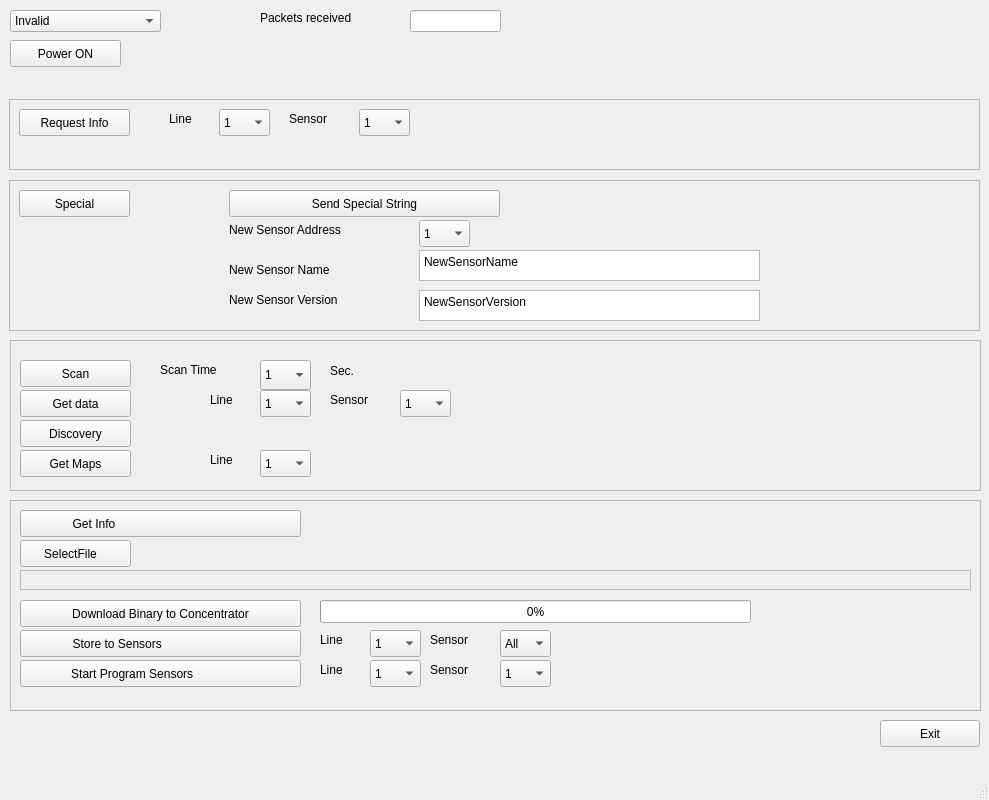
<?xml version="1.0" encoding="UTF-8"?>
<ui version="4.0">
 <class>ConcentratorWindow</class>
 <widget class="QMainWindow" name="ConcentratorWindow">
  <property name="geometry">
   <rect>
    <x>0</x>
    <y>0</y>
    <width>989</width>
    <height>800</height>
   </rect>
  </property>
  <property name="windowTitle">
   <string>ConcentratorWindow</string>
  </property>
  <widget class="QWidget" name="centralwidget">
   <widget class="QComboBox" name="Port_comboBox">
    <property name="geometry">
     <rect>
      <x>10</x>
      <y>10</y>
      <width>151</width>
      <height>22</height>
     </rect>
    </property>
    <property name="currentText">
     <string>Invalid</string>
    </property>
    <item>
     <property name="text">
      <string>Invalid</string>
     </property>
    </item>
    <item>
     <property name="text">
      <string>/dev/ttyACM0</string>
     </property>
    </item>
    <item>
     <property name="text">
      <string>/dev/ttyACM1</string>
     </property>
    </item>
    <item>
     <property name="text">
      <string>COM4</string>
     </property>
    </item>
    <item>
     <property name="text">
      <string>COM5</string>
     </property>
    </item>
    <item>
     <property name="text">
      <string>COM6</string>
     </property>
    </item>
    <item>
     <property name="text">
      <string>COM7</string>
     </property>
    </item>
    <item>
     <property name="text">
      <string>COM8</string>
     </property>
    </item>
    <item>
     <property name="text">
      <string>COM9</string>
     </property>
    </item>
    <item>
     <property name="text">
      <string>COM10</string>
     </property>
    </item>
   </widget>
   <widget class="QLabel" name="Comm_label">
    <property name="geometry">
     <rect>
      <x>170</x>
      <y>10</y>
      <width>22</width>
      <height>22</height>
     </rect>
    </property>
    <property name="text">
     <string/>
    </property>
    <property name="pixmap">
     <pixmap resource="concentrator.qrc">:/ledred.png</pixmap>
    </property>
    <property name="scaledContents">
     <bool>true</bool>
    </property>
   </widget>
   <widget class="QLabel" name="RX_label">
    <property name="enabled">
     <bool>true</bool>
    </property>
    <property name="geometry">
     <rect>
      <x>520</x>
      <y>10</y>
      <width>22</width>
      <height>22</height>
     </rect>
    </property>
    <property name="text">
     <string/>
    </property>
    <property name="pixmap">
     <pixmap resource="concentrator.qrc">:/ledred.png</pixmap>
    </property>
    <property name="scaledContents">
     <bool>true</bool>
    </property>
   </widget>
   <widget class="QLineEdit" name="PacketsReceived_lineEdit">
    <property name="geometry">
     <rect>
      <x>410</x>
      <y>10</y>
      <width>91</width>
      <height>22</height>
     </rect>
    </property>
   </widget>
   <widget class="QLabel" name="label">
    <property name="geometry">
     <rect>
      <x>260</x>
      <y>10</y>
      <width>141</width>
      <height>16</height>
     </rect>
    </property>
    <property name="text">
     <string>Packets received</string>
    </property>
   </widget>
   <widget class="QPushButton" name="Exit_pushButton">
    <property name="geometry">
     <rect>
      <x>880</x>
      <y>720</y>
      <width>100</width>
      <height>27</height>
     </rect>
    </property>
    <property name="text">
     <string>Exit</string>
    </property>
   </widget>
   <widget class="QPushButton" name="PowerON_pushButton">
    <property name="geometry">
     <rect>
      <x>10</x>
      <y>40</y>
      <width>111</width>
      <height>27</height>
     </rect>
    </property>
    <property name="text">
     <string>Power ON</string>
    </property>
   </widget>
   <widget class="QLabel" name="Power_label">
    <property name="geometry">
     <rect>
      <x>170</x>
      <y>40</y>
      <width>22</width>
      <height>22</height>
     </rect>
    </property>
    <property name="text">
     <string/>
    </property>
    <property name="pixmap">
     <pixmap resource="concentrator.qrc">:/ledred.png</pixmap>
    </property>
    <property name="scaledContents">
     <bool>true</bool>
    </property>
   </widget>
   <widget class="QFrame" name="program_frame">
    <property name="geometry">
     <rect>
      <x>10</x>
      <y>500</y>
      <width>971</width>
      <height>211</height>
     </rect>
    </property>
    <property name="frameShape">
     <enum>QFrame::StyledPanel</enum>
    </property>
    <property name="frameShadow">
     <enum>QFrame::Sunken</enum>
    </property>
    <widget class="QLabel" name="SensorInFlash_label">
     <property name="geometry">
      <rect>
       <x>750</x>
       <y>130</y>
       <width>22</width>
       <height>22</height>
      </rect>
     </property>
     <property name="text">
      <string/>
     </property>
     <property name="pixmap">
      <pixmap resource="concentrator.qrc">:/ledgreen.png</pixmap>
     </property>
     <property name="scaledContents">
      <bool>true</bool>
     </property>
    </widget>
    <widget class="QProgressBar" name="download_progressBar">
     <property name="geometry">
      <rect>
       <x>310</x>
       <y>100</y>
       <width>431</width>
       <height>23</height>
      </rect>
     </property>
     <property name="value">
      <number>0</number>
     </property>
    </widget>
    <widget class="QLabel" name="label_3">
     <property name="geometry">
      <rect>
       <x>420</x>
       <y>130</y>
       <width>61</width>
       <height>19</height>
      </rect>
     </property>
     <property name="text">
      <string>Sensor</string>
     </property>
    </widget>
    <widget class="QPushButton" name="GetInfo_pushButton">
     <property name="geometry">
      <rect>
       <x>10</x>
       <y>10</y>
       <width>281</width>
       <height>27</height>
      </rect>
     </property>
     <property name="text">
      <string>Get Info                                        </string>
     </property>
    </widget>
    <widget class="QPushButton" name="DownloadBinary_pushButton">
     <property name="geometry">
      <rect>
       <x>10</x>
       <y>100</y>
       <width>281</width>
       <height>27</height>
      </rect>
     </property>
     <property name="text">
      <string>Download Binary to Concentrator</string>
     </property>
    </widget>
    <widget class="QLabel" name="Flashing_label">
     <property name="geometry">
      <rect>
       <x>750</x>
       <y>100</y>
       <width>22</width>
       <height>22</height>
      </rect>
     </property>
     <property name="text">
      <string/>
     </property>
     <property name="pixmap">
      <pixmap resource="concentrator.qrc">:/ledgreen.png</pixmap>
     </property>
     <property name="scaledContents">
      <bool>true</bool>
     </property>
    </widget>
    <widget class="QComboBox" name="Sensor_comboBox">
     <property name="geometry">
      <rect>
       <x>490</x>
       <y>130</y>
       <width>51</width>
       <height>27</height>
      </rect>
     </property>
     <item>
      <property name="text">
       <string>All</string>
      </property>
     </item>
     <item>
      <property name="text">
       <string>1</string>
      </property>
     </item>
     <item>
      <property name="text">
       <string>2</string>
      </property>
     </item>
     <item>
      <property name="text">
       <string>3</string>
      </property>
     </item>
     <item>
      <property name="text">
       <string>4</string>
      </property>
     </item>
     <item>
      <property name="text">
       <string>5</string>
      </property>
     </item>
     <item>
      <property name="text">
       <string>6</string>
      </property>
     </item>
     <item>
      <property name="text">
       <string>7</string>
      </property>
     </item>
     <item>
      <property name="text">
       <string>8</string>
      </property>
     </item>
     <item>
      <property name="text">
       <string>9</string>
      </property>
     </item>
     <item>
      <property name="text">
       <string>10</string>
      </property>
     </item>
     <item>
      <property name="text">
       <string>11</string>
      </property>
     </item>
     <item>
      <property name="text">
       <string>12</string>
      </property>
     </item>
    </widget>
    <widget class="QPushButton" name="StoreToSensors_pushButton">
     <property name="geometry">
      <rect>
       <x>10</x>
       <y>130</y>
       <width>281</width>
       <height>27</height>
      </rect>
     </property>
     <property name="text">
      <string>Store to Sensors                          </string>
     </property>
    </widget>
    <widget class="QLabel" name="label_2">
     <property name="geometry">
      <rect>
       <x>310</x>
       <y>130</y>
       <width>51</width>
       <height>19</height>
      </rect>
     </property>
     <property name="text">
      <string>Line</string>
     </property>
    </widget>
    <widget class="QPushButton" name="StartProgramSensors_pushButton">
     <property name="geometry">
      <rect>
       <x>10</x>
       <y>160</y>
       <width>281</width>
       <height>27</height>
      </rect>
     </property>
     <property name="text">
      <string>Start Program Sensors                 </string>
     </property>
    </widget>
    <widget class="QComboBox" name="Line_comboBox">
     <property name="geometry">
      <rect>
       <x>360</x>
       <y>130</y>
       <width>51</width>
       <height>27</height>
      </rect>
     </property>
     <item>
      <property name="text">
       <string>1</string>
      </property>
     </item>
     <item>
      <property name="text">
       <string>2</string>
      </property>
     </item>
     <item>
      <property name="text">
       <string>3</string>
      </property>
     </item>
     <item>
      <property name="text">
       <string>4</string>
      </property>
     </item>
    </widget>
    <widget class="QPushButton" name="SelectFile_pushButton">
     <property name="geometry">
      <rect>
       <x>10</x>
       <y>40</y>
       <width>111</width>
       <height>27</height>
      </rect>
     </property>
     <property name="text">
      <string>SelectFile   </string>
     </property>
    </widget>
    <widget class="QLabel" name="label_FILE">
     <property name="geometry">
      <rect>
       <x>10</x>
       <y>70</y>
       <width>951</width>
       <height>20</height>
      </rect>
     </property>
     <property name="frameShape">
      <enum>QFrame::StyledPanel</enum>
     </property>
     <property name="frameShadow">
      <enum>QFrame::Sunken</enum>
     </property>
     <property name="text">
      <string/>
     </property>
    </widget>
    <widget class="QLabel" name="label_9">
     <property name="geometry">
      <rect>
       <x>420</x>
       <y>160</y>
       <width>61</width>
       <height>19</height>
      </rect>
     </property>
     <property name="text">
      <string>Sensor</string>
     </property>
    </widget>
    <widget class="QLabel" name="label_10">
     <property name="geometry">
      <rect>
       <x>310</x>
       <y>160</y>
       <width>51</width>
       <height>19</height>
      </rect>
     </property>
     <property name="text">
      <string>Line</string>
     </property>
    </widget>
    <widget class="QComboBox" name="ProgramLine_comboBox">
     <property name="geometry">
      <rect>
       <x>360</x>
       <y>160</y>
       <width>51</width>
       <height>27</height>
      </rect>
     </property>
     <item>
      <property name="text">
       <string>1</string>
      </property>
     </item>
     <item>
      <property name="text">
       <string>2</string>
      </property>
     </item>
     <item>
      <property name="text">
       <string>3</string>
      </property>
     </item>
     <item>
      <property name="text">
       <string>4</string>
      </property>
     </item>
     <item>
      <property name="text">
       <string>All</string>
      </property>
     </item>
    </widget>
    <widget class="QComboBox" name="ProgramSensor_comboBox">
     <property name="geometry">
      <rect>
       <x>490</x>
       <y>160</y>
       <width>51</width>
       <height>27</height>
      </rect>
     </property>
     <item>
      <property name="text">
       <string>1</string>
      </property>
     </item>
     <item>
      <property name="text">
       <string>2</string>
      </property>
     </item>
     <item>
      <property name="text">
       <string>3</string>
      </property>
     </item>
     <item>
      <property name="text">
       <string>4</string>
      </property>
     </item>
     <item>
      <property name="text">
       <string>5</string>
      </property>
     </item>
     <item>
      <property name="text">
       <string>6</string>
      </property>
     </item>
     <item>
      <property name="text">
       <string>7</string>
      </property>
     </item>
     <item>
      <property name="text">
       <string>8</string>
      </property>
     </item>
     <item>
      <property name="text">
       <string>9</string>
      </property>
     </item>
     <item>
      <property name="text">
       <string>10</string>
      </property>
     </item>
     <item>
      <property name="text">
       <string>11</string>
      </property>
     </item>
     <item>
      <property name="text">
       <string>12</string>
      </property>
     </item>
     <item>
      <property name="text">
       <string>All</string>
      </property>
     </item>
    </widget>
   </widget>
   <widget class="QFrame" name="data_frame">
    <property name="geometry">
     <rect>
      <x>10</x>
      <y>340</y>
      <width>971</width>
      <height>151</height>
     </rect>
    </property>
    <property name="frameShape">
     <enum>QFrame::StyledPanel</enum>
    </property>
    <property name="frameShadow">
     <enum>QFrame::Sunken</enum>
    </property>
    <widget class="QComboBox" name="setScanTime_comboBox">
     <property name="geometry">
      <rect>
       <x>250</x>
       <y>20</y>
       <width>51</width>
       <height>30</height>
      </rect>
     </property>
     <property name="currentText">
      <string>1</string>
     </property>
     <property name="currentIndex">
      <number>0</number>
     </property>
     <item>
      <property name="text">
       <string>1</string>
      </property>
     </item>
     <item>
      <property name="text">
       <string>2</string>
      </property>
     </item>
     <item>
      <property name="text">
       <string>3</string>
      </property>
     </item>
     <item>
      <property name="text">
       <string>4</string>
      </property>
     </item>
     <item>
      <property name="text">
       <string>5</string>
      </property>
     </item>
    </widget>
    <widget class="QLabel" name="label_8">
     <property name="geometry">
      <rect>
       <x>320</x>
       <y>50</y>
       <width>61</width>
       <height>19</height>
      </rect>
     </property>
     <property name="text">
      <string>Sensor</string>
     </property>
    </widget>
    <widget class="QPushButton" name="Discovery_pushButton">
     <property name="geometry">
      <rect>
       <x>10</x>
       <y>80</y>
       <width>111</width>
       <height>27</height>
      </rect>
     </property>
     <property name="text">
      <string>Discovery</string>
     </property>
    </widget>
    <widget class="QComboBox" name="GetMapLine_comboBox">
     <property name="geometry">
      <rect>
       <x>250</x>
       <y>110</y>
       <width>51</width>
       <height>27</height>
      </rect>
     </property>
     <item>
      <property name="text">
       <string>1</string>
      </property>
     </item>
     <item>
      <property name="text">
       <string>2</string>
      </property>
     </item>
     <item>
      <property name="text">
       <string>3</string>
      </property>
     </item>
     <item>
      <property name="text">
       <string>4</string>
      </property>
     </item>
    </widget>
    <widget class="QLabel" name="sec_scan_label">
     <property name="geometry">
      <rect>
       <x>320</x>
       <y>20</y>
       <width>51</width>
       <height>22</height>
      </rect>
     </property>
     <property name="text">
      <string>Sec.</string>
     </property>
    </widget>
    <widget class="QComboBox" name="GetDataSensor_comboBox">
     <property name="geometry">
      <rect>
       <x>390</x>
       <y>50</y>
       <width>51</width>
       <height>27</height>
      </rect>
     </property>
     <item>
      <property name="text">
       <string>1</string>
      </property>
     </item>
     <item>
      <property name="text">
       <string>2</string>
      </property>
     </item>
     <item>
      <property name="text">
       <string>3</string>
      </property>
     </item>
     <item>
      <property name="text">
       <string>4</string>
      </property>
     </item>
     <item>
      <property name="text">
       <string>5</string>
      </property>
     </item>
     <item>
      <property name="text">
       <string>6</string>
      </property>
     </item>
     <item>
      <property name="text">
       <string>7</string>
      </property>
     </item>
     <item>
      <property name="text">
       <string>8</string>
      </property>
     </item>
     <item>
      <property name="text">
       <string>9</string>
      </property>
     </item>
     <item>
      <property name="text">
       <string>10</string>
      </property>
     </item>
     <item>
      <property name="text">
       <string>11</string>
      </property>
     </item>
     <item>
      <property name="text">
       <string>12</string>
      </property>
     </item>
     <item>
      <property name="text">
       <string>13</string>
      </property>
     </item>
     <item>
      <property name="text">
       <string>14</string>
      </property>
     </item>
     <item>
      <property name="text">
       <string>15</string>
      </property>
     </item>
     <item>
      <property name="text">
       <string>16</string>
      </property>
     </item>
    </widget>
    <widget class="QPushButton" name="GetMap_pushButton">
     <property name="geometry">
      <rect>
       <x>10</x>
       <y>110</y>
       <width>111</width>
       <height>27</height>
      </rect>
     </property>
     <property name="text">
      <string>Get Maps</string>
     </property>
    </widget>
    <widget class="QPushButton" name="Scan_pushButton">
     <property name="geometry">
      <rect>
       <x>10</x>
       <y>20</y>
       <width>111</width>
       <height>27</height>
      </rect>
     </property>
     <property name="text">
      <string>Scan</string>
     </property>
    </widget>
    <widget class="QLabel" name="label_7">
     <property name="geometry">
      <rect>
       <x>200</x>
       <y>50</y>
       <width>41</width>
       <height>19</height>
      </rect>
     </property>
     <property name="text">
      <string>Line</string>
     </property>
    </widget>
    <widget class="QLabel" name="label_6">
     <property name="geometry">
      <rect>
       <x>200</x>
       <y>110</y>
       <width>41</width>
       <height>19</height>
      </rect>
     </property>
     <property name="text">
      <string>Line</string>
     </property>
    </widget>
    <widget class="QPushButton" name="GetData_pushButton">
     <property name="geometry">
      <rect>
       <x>10</x>
       <y>50</y>
       <width>111</width>
       <height>27</height>
      </rect>
     </property>
     <property name="text">
      <string>Get data</string>
     </property>
    </widget>
    <widget class="QComboBox" name="GetDataLine_comboBox">
     <property name="geometry">
      <rect>
       <x>250</x>
       <y>50</y>
       <width>51</width>
       <height>27</height>
      </rect>
     </property>
     <item>
      <property name="text">
       <string>1</string>
      </property>
     </item>
     <item>
      <property name="text">
       <string>2</string>
      </property>
     </item>
     <item>
      <property name="text">
       <string>3</string>
      </property>
     </item>
     <item>
      <property name="text">
       <string>4</string>
      </property>
     </item>
    </widget>
    <widget class="QLabel" name="scantime_label">
     <property name="geometry">
      <rect>
       <x>150</x>
       <y>20</y>
       <width>91</width>
       <height>20</height>
      </rect>
     </property>
     <property name="text">
      <string>Scan Time</string>
     </property>
    </widget>
   </widget>
   <widget class="QFrame" name="frame">
    <property name="geometry">
     <rect>
      <x>9</x>
      <y>180</y>
      <width>971</width>
      <height>151</height>
     </rect>
    </property>
    <property name="frameShape">
     <enum>QFrame::StyledPanel</enum>
    </property>
    <property name="frameShadow">
     <enum>QFrame::Raised</enum>
    </property>
    <widget class="QPushButton" name="Special_pushButton">
     <property name="geometry">
      <rect>
       <x>10</x>
       <y>10</y>
       <width>111</width>
       <height>27</height>
      </rect>
     </property>
     <property name="text">
      <string>Special</string>
     </property>
    </widget>
    <widget class="QLabel" name="Special_label">
     <property name="geometry">
      <rect>
       <x>130</x>
       <y>10</y>
       <width>22</width>
       <height>22</height>
      </rect>
     </property>
     <property name="text">
      <string/>
     </property>
     <property name="pixmap">
      <pixmap resource="concentrator.qrc">:/ledred.png</pixmap>
     </property>
     <property name="scaledContents">
      <bool>true</bool>
     </property>
    </widget>
    <widget class="QPushButton" name="SpecialString_pushButton">
     <property name="geometry">
      <rect>
       <x>220</x>
       <y>10</y>
       <width>271</width>
       <height>27</height>
      </rect>
     </property>
     <property name="text">
      <string>Send Special String</string>
     </property>
    </widget>
    <widget class="QLabel" name="label_11">
     <property name="geometry">
      <rect>
       <x>220</x>
       <y>40</y>
       <width>171</width>
       <height>19</height>
      </rect>
     </property>
     <property name="text">
      <string>New Sensor Address</string>
     </property>
    </widget>
    <widget class="QComboBox" name="NewSensorAddress_comboBox">
     <property name="geometry">
      <rect>
       <x>410</x>
       <y>40</y>
       <width>51</width>
       <height>27</height>
      </rect>
     </property>
     <item>
      <property name="text">
       <string>1</string>
      </property>
     </item>
     <item>
      <property name="text">
       <string>2</string>
      </property>
     </item>
     <item>
      <property name="text">
       <string>3</string>
      </property>
     </item>
     <item>
      <property name="text">
       <string>4</string>
      </property>
     </item>
     <item>
      <property name="text">
       <string>5</string>
      </property>
     </item>
     <item>
      <property name="text">
       <string>6</string>
      </property>
     </item>
     <item>
      <property name="text">
       <string>7</string>
      </property>
     </item>
     <item>
      <property name="text">
       <string>8</string>
      </property>
     </item>
     <item>
      <property name="text">
       <string>9</string>
      </property>
     </item>
     <item>
      <property name="text">
       <string>10</string>
      </property>
     </item>
     <item>
      <property name="text">
       <string>11</string>
      </property>
     </item>
     <item>
      <property name="text">
       <string>12</string>
      </property>
     </item>
     <item>
      <property name="text">
       <string>13</string>
      </property>
     </item>
     <item>
      <property name="text">
       <string>14</string>
      </property>
     </item>
     <item>
      <property name="text">
       <string>15</string>
      </property>
     </item>
     <item>
      <property name="text">
       <string>16</string>
      </property>
     </item>
    </widget>
    <widget class="QLabel" name="label_12">
     <property name="geometry">
      <rect>
       <x>220</x>
       <y>80</y>
       <width>171</width>
       <height>19</height>
      </rect>
     </property>
     <property name="text">
      <string>New Sensor Name</string>
     </property>
    </widget>
    <widget class="QLabel" name="label_13">
     <property name="geometry">
      <rect>
       <x>220</x>
       <y>110</y>
       <width>171</width>
       <height>19</height>
      </rect>
     </property>
     <property name="text">
      <string>New Sensor Version</string>
     </property>
    </widget>
    <widget class="QPlainTextEdit" name="Name_plainTextEdit">
     <property name="geometry">
      <rect>
       <x>410</x>
       <y>70</y>
       <width>341</width>
       <height>31</height>
      </rect>
     </property>
     <property name="plainText">
      <string>NewSensorName</string>
     </property>
    </widget>
    <widget class="QPlainTextEdit" name="Version_plainTextEdit">
     <property name="geometry">
      <rect>
       <x>410</x>
       <y>110</y>
       <width>341</width>
       <height>31</height>
      </rect>
     </property>
     <property name="plainText">
      <string>NewSensorVersion</string>
     </property>
    </widget>
   </widget>
   <widget class="QFrame" name="frame_2">
    <property name="geometry">
     <rect>
      <x>9</x>
      <y>99</y>
      <width>971</width>
      <height>71</height>
     </rect>
    </property>
    <property name="frameShape">
     <enum>QFrame::StyledPanel</enum>
    </property>
    <property name="frameShadow">
     <enum>QFrame::Raised</enum>
    </property>
    <widget class="QPushButton" name="RequestInfo_pushButton">
     <property name="geometry">
      <rect>
       <x>10</x>
       <y>10</y>
       <width>111</width>
       <height>27</height>
      </rect>
     </property>
     <property name="text">
      <string>Request Info</string>
     </property>
    </widget>
    <widget class="QComboBox" name="GetInfoLine_comboBox">
     <property name="geometry">
      <rect>
       <x>210</x>
       <y>10</y>
       <width>51</width>
       <height>27</height>
      </rect>
     </property>
     <item>
      <property name="text">
       <string>1</string>
      </property>
     </item>
     <item>
      <property name="text">
       <string>2</string>
      </property>
     </item>
     <item>
      <property name="text">
       <string>3</string>
      </property>
     </item>
     <item>
      <property name="text">
       <string>4</string>
      </property>
     </item>
    </widget>
    <widget class="QLabel" name="label_14">
     <property name="geometry">
      <rect>
       <x>280</x>
       <y>10</y>
       <width>61</width>
       <height>19</height>
      </rect>
     </property>
     <property name="text">
      <string>Sensor</string>
     </property>
    </widget>
    <widget class="QLabel" name="label_15">
     <property name="geometry">
      <rect>
       <x>160</x>
       <y>10</y>
       <width>41</width>
       <height>19</height>
      </rect>
     </property>
     <property name="text">
      <string>Line</string>
     </property>
    </widget>
    <widget class="QComboBox" name="GetInfoSensor_comboBox">
     <property name="geometry">
      <rect>
       <x>350</x>
       <y>10</y>
       <width>51</width>
       <height>27</height>
      </rect>
     </property>
     <item>
      <property name="text">
       <string>1</string>
      </property>
     </item>
     <item>
      <property name="text">
       <string>2</string>
      </property>
     </item>
     <item>
      <property name="text">
       <string>3</string>
      </property>
     </item>
     <item>
      <property name="text">
       <string>4</string>
      </property>
     </item>
     <item>
      <property name="text">
       <string>5</string>
      </property>
     </item>
     <item>
      <property name="text">
       <string>6</string>
      </property>
     </item>
     <item>
      <property name="text">
       <string>7</string>
      </property>
     </item>
     <item>
      <property name="text">
       <string>8</string>
      </property>
     </item>
     <item>
      <property name="text">
       <string>9</string>
      </property>
     </item>
     <item>
      <property name="text">
       <string>10</string>
      </property>
     </item>
     <item>
      <property name="text">
       <string>11</string>
      </property>
     </item>
     <item>
      <property name="text">
       <string>12</string>
      </property>
     </item>
     <item>
      <property name="text">
       <string>13</string>
      </property>
     </item>
     <item>
      <property name="text">
       <string>14</string>
      </property>
     </item>
     <item>
      <property name="text">
       <string>15</string>
      </property>
     </item>
     <item>
      <property name="text">
       <string>16</string>
      </property>
     </item>
    </widget>
   </widget>
  </widget>
  <widget class="QMenuBar" name="menubar">
   <property name="geometry">
    <rect>
     <x>0</x>
     <y>0</y>
     <width>989</width>
     <height>24</height>
    </rect>
   </property>
  </widget>
  <widget class="QStatusBar" name="statusbar"/>
 </widget>
 <resources>
  <include location="concentrator.qrc"/>
 </resources>
 <connections/>
</ui>
